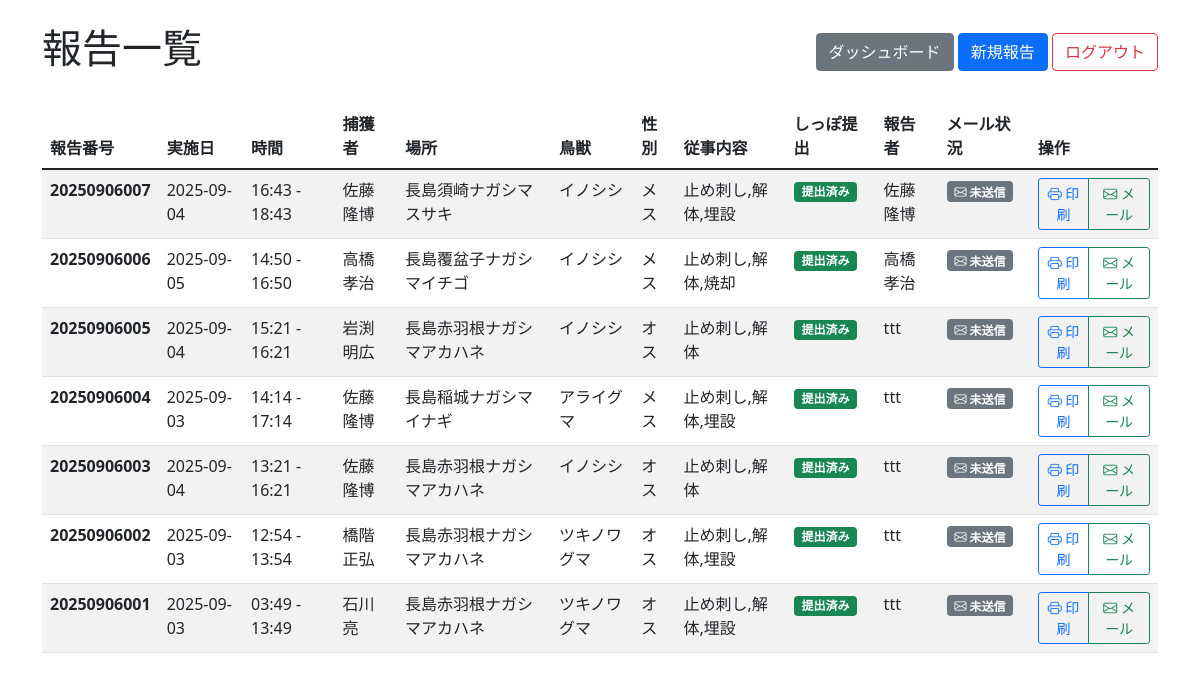
The app's page /reports (signed in), older data.
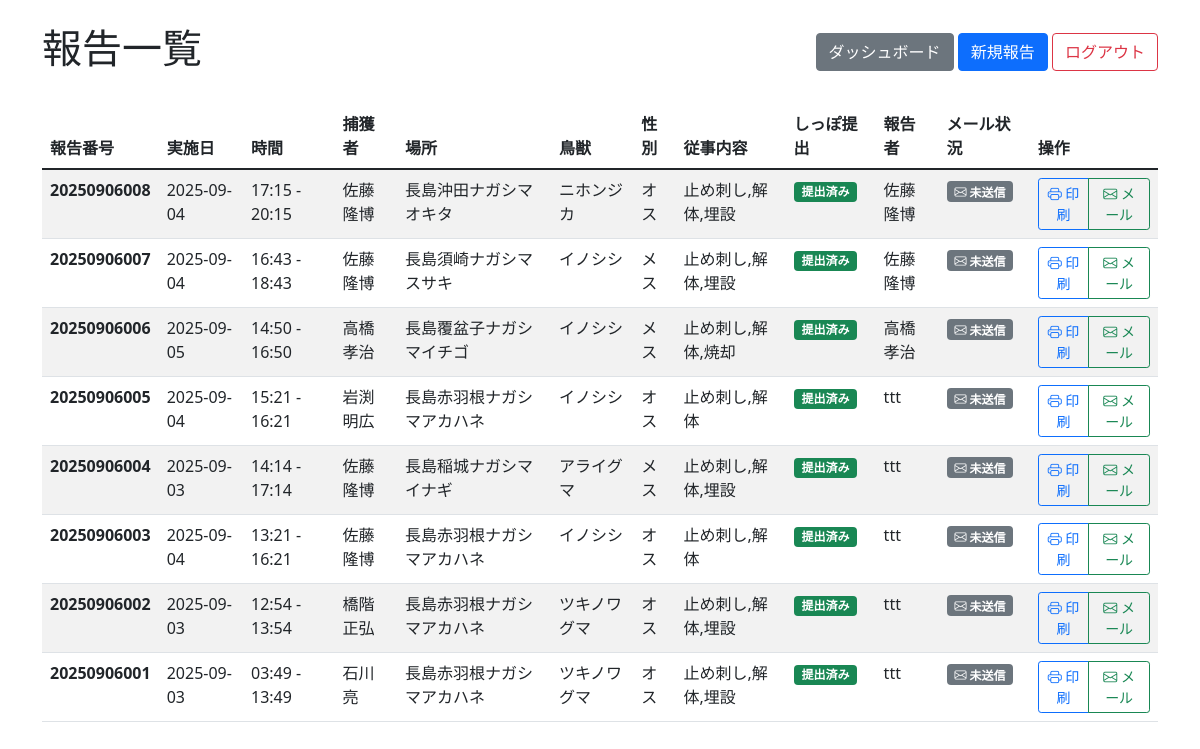
The same page, newer data.
### app.py (models this page shows)
class Report(Model):
    reportno = CharField(unique=True)  # 報告番号
    user = CharField()  # ユーザー名（またはID）
    date = CharField()
    start_time = CharField()
    end_time = CharField()
    method = CharField()
    hunter = CharField()
    team_members = CharField(null=True)  # 実施隊従事者（カンマ区切りで保存）
    location = CharField()
    animal = CharField()
    sex = CharField()
    tasks = CharField()  # カンマ区切りで保存
    tail_submitted = CharField()  # "yes" or "no"
    email_sent = BooleanField(default=False)  # メール送信済みフラグ
    email_sent_date = CharField(null=True)  # メール送信日時
    email_sent_by = CharField(null=True)  # メール送信者
    class Meta:
        database = db

### app.py (the view)
@app.route("/reports")
def reports():
    if "user_id" not in session:
        return redirect("/login")
    user = User.get_by_id(session["user_id"])
    if user.role == "admin":
        reports_list = Report.select().order_by(Report.reportno.desc())
    else:
        reports_list = Report.select().where(Report.user == user.name).order_by(Report.reportno.desc())
    return render_template("reports.html", reports=reports_list, user=user)

### templates/reports.html (shortened to what this page needs)
<!DOCTYPE html>
<html lang="ja">
<head>
    <link href="https://cdn.jsdelivr.net/npm/bootstrap@5.1.3/dist/css/bootstrap.min.css" rel="stylesheet">
    <link href="https://cdn.jsdelivr.net/npm/bootstrap-icons@1.7.2/font/bootstrap-icons.css" rel="stylesheet">
</head>
<body>
    <div class="container mt-4">
        <div class="d-flex justify-content-between align-items-center mb-4">
            <h1>報告一覧</h1>
            <div>
                <a href="/dashboard" class="btn btn-secondary">ダッシュボード</a>
                <a href="/report/new" class="btn btn-primary">新規報告</a>
                <a href="/logout" class="btn btn-outline-danger">ログアウト</a>
            </div>
        </div>
        {% if reports %}
        <div class="table-responsive">
            <table class="table table-striped">
                <thead>
                    <tr>
                        <th>報告番号</th>
                        <th>実施日</th>
                        <th>時間</th>
                        <th>捕獲者</th>
                        <th>場所</th>
                        <th>鳥獣</th>
                        <th>性別</th>
                        <th>従事内容</th>
                        <th>しっぽ提出</th>
                        <th>報告者</th>
                        <th>メール状況</th>
                        <th>操作</th>
                    </tr>
                </thead>
                <tbody>
                    {% for report in reports %}
                    <tr>
                        <td><strong>{{ report.reportno }}</strong></td>
                        <td>{{ report.date }}</td>
                        <td>{{ report.start_time }} - {{ report.end_time }}</td>
                        <td>{{ report.hunter }}</td>
                        <td>{{ report.location }}</td>
                        <td>{{ report.animal }}</td>
                        <td>{{ report.sex }}</td>
                        <td>{{ report.tasks }}</td>
                        <td>
                            {% if report.tail_submitted == "yes" %}
                            <span class="badge bg-success">提出済み</span>
                            {% else %}
                            <span class="badge bg-warning">未提出</span>
                            {% endif %}
                        </td>
                        <td>{{ report.user }}</td>
                        <td>
                            {% if report.email_sent %}
                            <span class="badge bg-success">
                                <i class="bi bi-envelope-check"></i> 送信済み
                            </span>
                            <br>
                            <small class="text-muted">{{ report.email_sent_date }}</small>
                            {% else %}
                            <span class="badge bg-secondary">
                                <i class="bi bi-envelope"></i> 未送信
                            </span>
                            {% endif %}
                        </td>
                        <td>
                            <div class="btn-group" role="group">
                                <a href="/report/print/{{ report.id }}" target="_blank" class="btn btn-sm btn-outline-primary">
                                    <i class="bi bi-printer"></i> 印刷
                                </a>
                                {% if user.role == "admin" %}
                                {% if not report.email_sent %}
                                <a href="/reports/{{ report.id }}/email" class="btn btn-sm btn-outline-success">
                                    <i class="bi bi-envelope"></i> メール
                                </a>
                                {% else %}
                                <button class="btn btn-sm btn-outline-secondary" disabled title="既に送信済み">
                                    <i class="bi bi-envelope-check"></i> 送信済み
                                </button>
                                {% endif %}
                                {% endif %}
                            </div>
                        </td>
                    </tr>
                    {% endfor %}
                </tbody>
            </table>
        </div>
        {% else %}
        <div class="alert alert-info">
            <h4>報告がありません</h4>
            <p>まだ報告が登録されていません。<a href="/report/new">新規報告</a>から最初の報告を作成してください。</p>
        </div>
        {% endif %}
    </div>
</body>
</html>

Row changes from the older to the newer data that the page shows:
added Report: reportno "20250906008", date "2025-09-04", start_time "17:15", end_time "20:15", hunter "佐藤隆博", location "長島沖田ナガシマオキタ", animal "ニホンジカ", sex "オス", tasks "止め刺し,解体,埋設", tail_submitted "提出済み", user "佐藤隆博", email_sent False (drawn)
